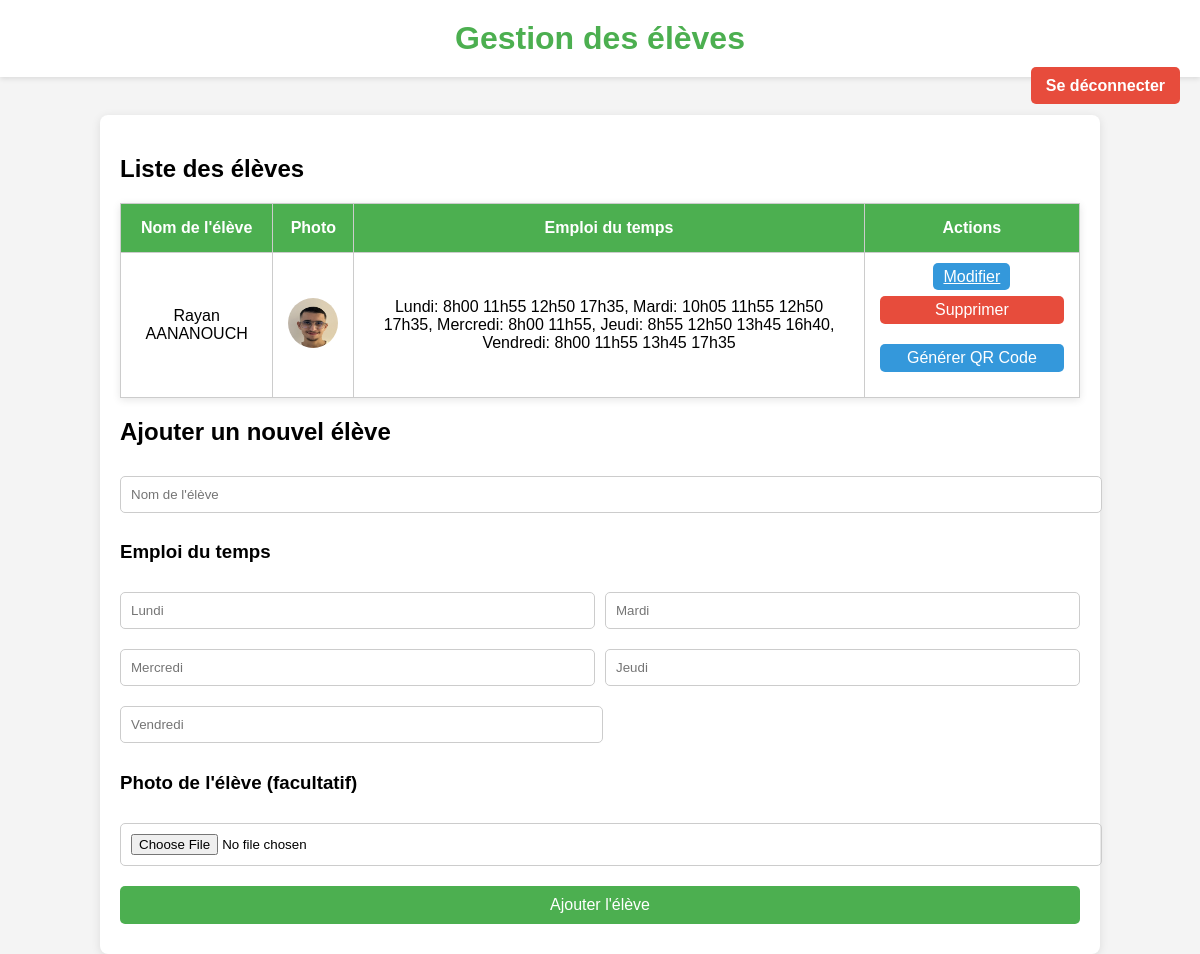
Before: /admin (signed in) with the older database file.
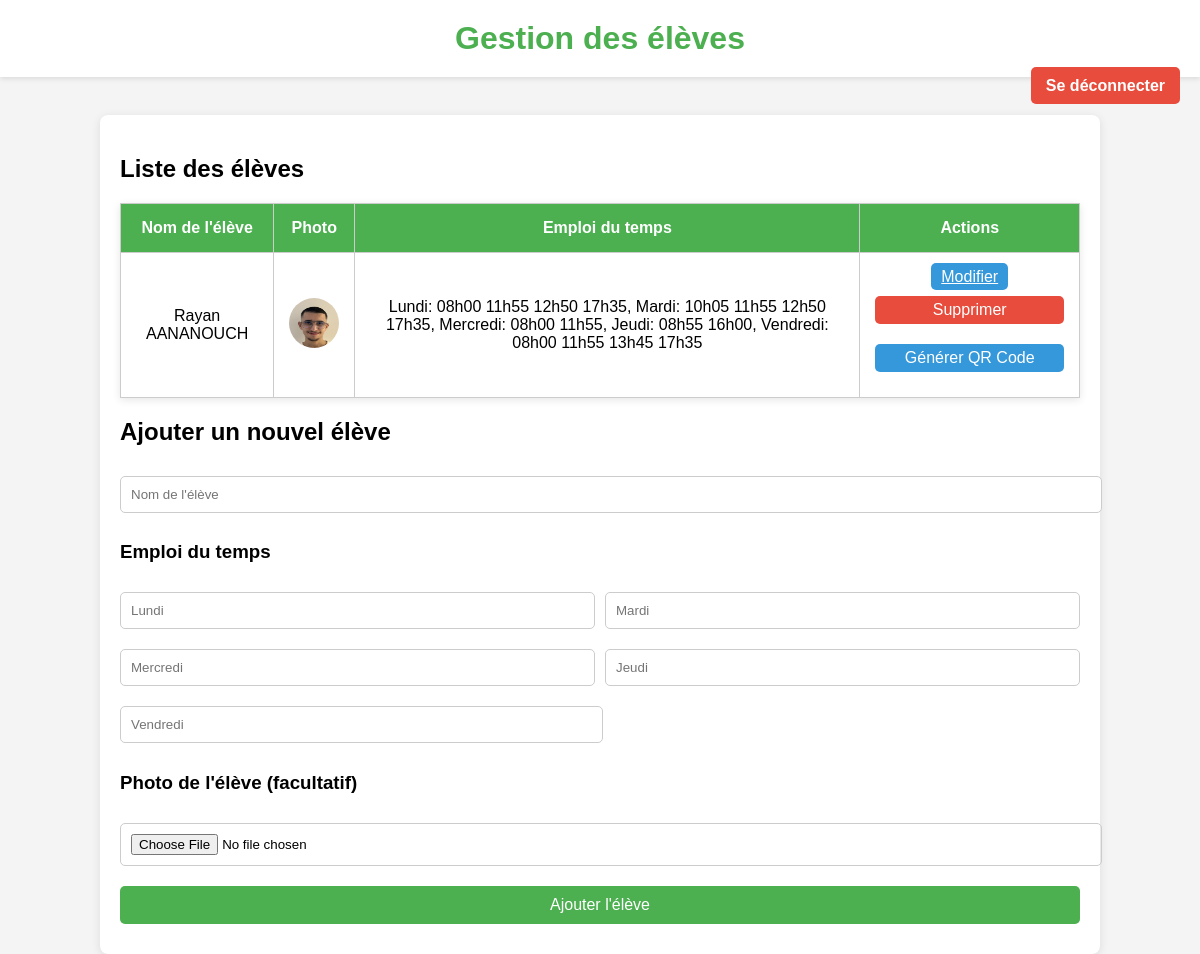
After: the same page with the newer database file.
### tables this page shows
CREATE TABLE eleves (
            id INTEGER PRIMARY KEY AUTOINCREMENT,
            nom_eleve TEXT UNIQUE,
            autorise INTEGER DEFAULT 0
        , photo TEXT, emploi_du_temps TEXT);

### app.py (the view)
@app.route('/admin')
def admin():
    if not session.get('admin'):
        return redirect(url_for('login'))
    conn = sqlite3.connect(DB_FILE)
    cursor = conn.cursor()
    cursor.execute("SELECT nom_eleve, photo, emploi_du_temps FROM eleves")
    eleves = cursor.fetchall()
    conn.close()
    return render_template('admin.html', eleves=eleves)

### templates/admin.html (shortened to what this page needs)
<!DOCTYPE html>
<html lang="fr">
<head>
</head>
<body>
    <h1>Gestion des élèves</h1>
    <div class="logout-btn">
        <a href="{{ url_for('logout') }}">Se déconnecter</a>
    </div>
    <div class="container">
        <h2>Liste des élèves</h2>
        <table>
            <thead>
                <tr>
                    <th>Nom de l'élève</th>
                    <th>Photo</th>
                    <th>Emploi du temps</th>
                    <th>Actions</th>
                </tr>
            </thead>
            <tbody>
                {% for eleve in eleves %}
                    <tr>
                        <td>{{ eleve[0] }}</td>
                        <td><img src="{{ eleve[1] }}" alt="Photo de l'élève"></td>
                        <td>{{ eleve[2] }}</td>
                        <td>
                            <a href="{{ url_for('edit_eleve', nom_eleve=eleve[0]) }}" class="generate-qr-btn">Modifier</a>
                            <form action="{{ url_for('delete_eleve', nom_eleve=eleve[0]) }}" method="post" style="display:inline;">
                                <button type="submit" class="delete-btn">Supprimer</button>
                            </form>
                            <form action="{{ url_for('generate_qr') }}" method="post" style="display:inline;">
                                <button type="submit" class="generate-qr-btn">Générer QR Code</button>
                            </form>
                        </td>
                    </tr>
                {% endfor %}
            </tbody>
        </table>
        <h2>Ajouter un nouvel élève</h2>
        <form action="/add_eleve" method="post" enctype="multipart/form-data">
            <input type="text" name="nom_eleve" placeholder="Nom de l'élève" required>
            <h3>Emploi du temps</h3>
            <div class="form-row">
                <input type="text" name="lundi" placeholder="Lundi" required>
                <input type="text" name="mardi" placeholder="Mardi" required>
            </div>
            <div class="form-row">
                <input type="text" name="mercredi" placeholder="Mercredi" required>
                <input type="text" name="jeudi" placeholder="Jeudi" required>
            </div>
            <div class="form-row">
                <input type="text" name="vendredi" placeholder="Vendredi" required>
            </div>
            <h3>Photo de l'élève (facultatif)</h3>
            <input type="file" name="photo" accept="image/*">
            <button type="submit">Ajouter l'élève</button>
        </form>
    </div>
</body>
</html>

### templates/admin.html (style rules this page uses)
body { font-family: Arial, sans-serif; background: #f4f4f4; margin: 0; padding: 0; }
h1 { text-align: center; color: #4CAF50; padding: 20px 0; margin: 0; background-color: #ffffff; box-shadow: 0 2px 5px rgba(0, 0, 0, 0.1); }
.logout-btn { text-align: right; margin-bottom: 20px; padding-right: 20px; }
.logout-btn a { background-color: #e74c3c; color: white; padding: 10px 15px; text-decoration: none; border-radius: 5px; font-weight: bold; }
.container { width: 80%; margin: 0 auto; padding: 20px; background-color: white; box-shadow: 0 2px 10px rgba(0, 0, 0, 0.1); border-radius: 8px; }
form input, form button, form textarea { width: 100%; padding: 10px; margin: 10px 0; border: 1px solid #ccc; border-radius: 5px; }
form button { background-color: #4CAF50; color: white; font-size: 16px; cursor: pointer; border: none; transition: background-color 0.3s; }
.form-row { display: flex; justify-content: space-between; gap: 10px; }
.form-row input { width: 48%; }
table { width: 100%; border-collapse: collapse; background-color: white; box-shadow: 0 2px 8px rgba(0, 0, 0, 0.1); }
th, td { padding: 15px; text-align: center; border: 1px solid #ccc; }
th { background-color: #4CAF50; color: white; }
td img { width: 50px; height: 50px; border-radius: 50%; }
.delete-btn { background-color: #e74c3c; color: white; border: none; padding: 5px 10px; border-radius: 5px; cursor: pointer; }
.generate-qr-btn { background-color: #3498db; color: white; border: none; padding: 5px 10px; border-radius: 5px; cursor: pointer; }

Changed rows visible on the page:
changed eleves "Rayan AANANOUCH": emploi_du_temps "Lundi: 8h00 11h55 12h50 17h35, Mardi: 10h05 11h55 12h50 17h35, Mercredi: 8h00 11h55, Jeudi: 8h55 12h50 13h45 16h40, Vendredi: 8h00 11h55 13h45 17h35" → "Lundi: 08h00 11h55 12h50 17h35, Mardi: 10h05 11h55 12h50 17h35, Mercredi: 08h00 11h55, Jeudi: 08h55 16h00, Vendredi: 08h00 11h55 13h45 17h35"
